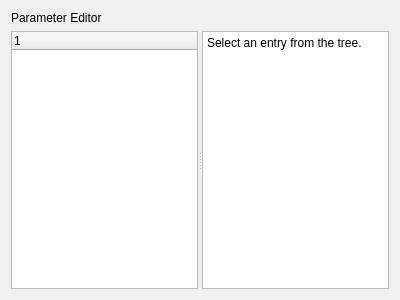
<?xml version="1.0" encoding="UTF-8"?>
<ui version="4.0">
 <class>Dialog</class>
 <widget class="QDialog" name="Dialog">
  <property name="geometry">
   <rect>
    <x>0</x>
    <y>0</y>
    <width>400</width>
    <height>300</height>
   </rect>
  </property>
  <property name="windowTitle">
   <string>Dialog</string>
  </property>
  <layout class="QVBoxLayout" name="verticalLayout" stretch="0,1">
   <item>
    <widget class="QLabel" name="title">
     <property name="text">
      <string>Parameter Editor</string>
     </property>
    </widget>
   </item>
   <item>
    <widget class="QSplitter" name="splitter">
     <property name="orientation">
      <enum>Qt::Horizontal</enum>
     </property>
     <widget class="QTreeWidget" name="tree">
      <column>
       <property name="text">
        <string notr="true">1</string>
       </property>
      </column>
     </widget>
     <widget class="QWidget" name="pane" native="true">
      <layout class="QHBoxLayout" name="horizontalLayout">
       <item>
        <widget class="QPlainTextEdit" name="plainTextEdit">
         <property name="plainText">
          <string>Select an entry from the tree.</string>
         </property>
        </widget>
       </item>
      </layout>
     </widget>
    </widget>
   </item>
  </layout>
 </widget>
 <resources/>
 <connections/>
</ui>
